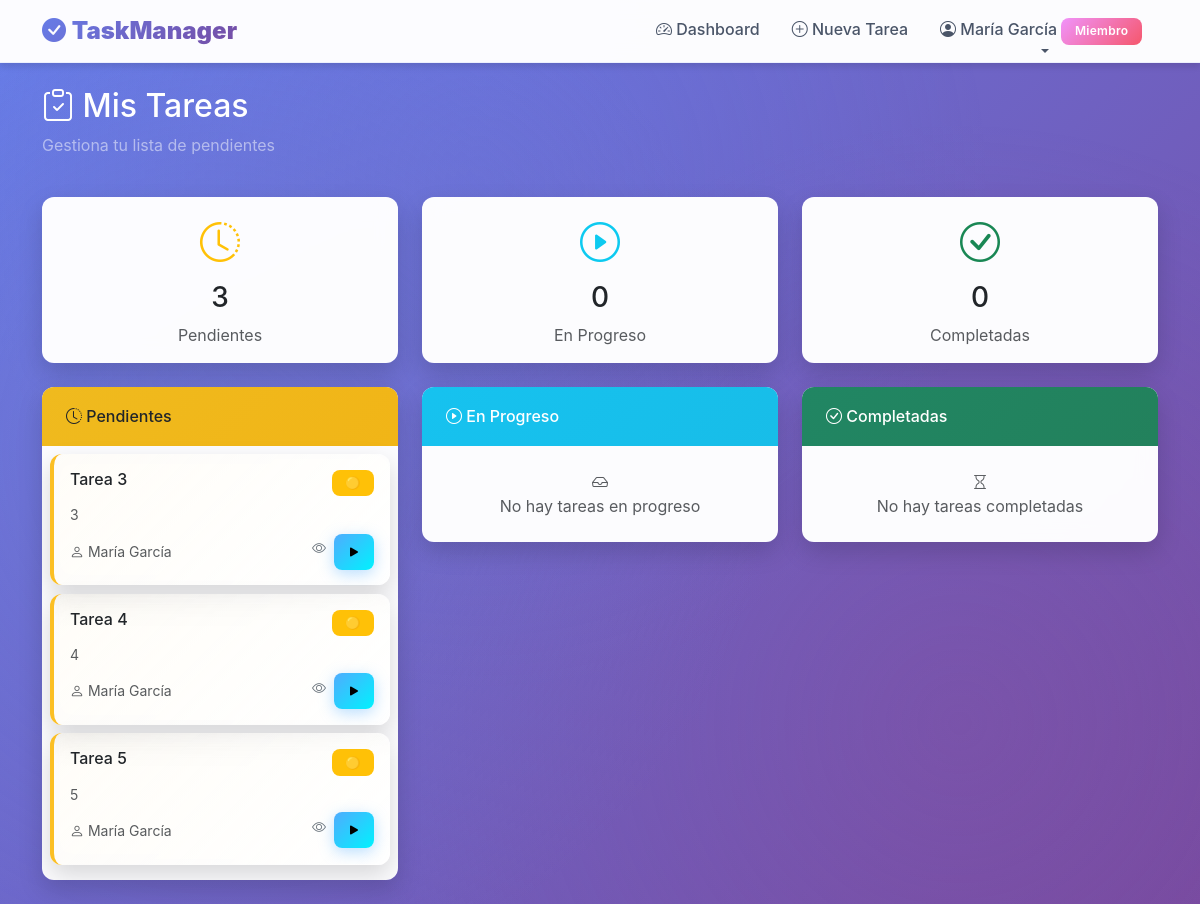
Page /dashboard (signed in) on the committed database.
### app.py (models this page shows)
class User(db.Model):
    id = db.Column(db.Integer, primary_key=True)
    username = db.Column(db.String(80), unique=True, nullable=False)
    password = db.Column(db.String(200), nullable=False)
    role = db.Column(db.String(20), nullable=False)  # 'lider' o 'miembro'
    nombre = db.Column(db.String(100), nullable=False)
    tasks_created = db.relationship('Task', backref='creador', foreign_keys='Task.created_by')
    tasks_assigned = db.relationship('Task', backref='asignado', foreign_keys='Task.assigned_to')

class Task(db.Model):
    id = db.Column(db.Integer, primary_key=True)
    titulo = db.Column(db.String(200), nullable=False)
    descripcion = db.Column(db.Text)
    estado = db.Column(db.String(20), default='pendiente')  # 'pendiente', 'en_progreso', 'completada'
    prioridad = db.Column(db.String(20), default='media')  # 'baja', 'media', 'alta', 'urgente'
    archivo = db.Column(db.String(300))  # Ruta del archivo adjunto
    nombre_archivo = db.Column(db.String(300))  # Nombre original del archivo
    created_by = db.Column(db.Integer, db.ForeignKey('user.id'), nullable=False)
    assigned_to = db.Column(db.Integer, db.ForeignKey('user.id'))
    fecha_creacion = db.Column(db.DateTime, default=datetime.utcnow)
    fecha_completada = db.Column(db.DateTime)

### app.py (the view)
@app.route('/dashboard')
@login_required
def dashboard():
    user = User.query.get(session['user_id'])
    if user.role == 'lider':
        mis_tareas = Task.query.filter_by(created_by=user.id).all()
        tareas_asignadas = Task.query.filter_by(assigned_to=user.id).all()
        miembros = User.query.filter_by(role='miembro').all()
        return render_template('dashboard_lider.html',
                             mis_tareas=mis_tareas,
                             tareas_asignadas=tareas_asignadas,
                             miembros=miembros)
    else:
        mis_tareas = Task.query.filter_by(assigned_to=user.id).all()
        return render_template('dashboard_miembro.html', mis_tareas=mis_tareas)

### templates/dashboard_miembro.html (shortened to what this page needs)
{% extends "base.html" %}
{% block content %}
<div class="row mb-4">
    <div class="col">
        <h2 class="text-white"><i class="bi bi-clipboard-check"></i> Mis Tareas</h2>
        <p class="text-white-50">Gestiona tu lista de pendientes</p>
    </div>
</div>
<div class="row mb-4">
    <div class="col-md-4">
        <div class="card text-center">
            <div class="card-body">
                <i class="bi bi-clock-history text-warning" style="font-size: 2.5rem;"></i>
                <h3 class="mt-2">{{ mis_tareas|selectattr('estado', 'equalto', 'pendiente')|list|length }}</h3>
                <p class="text-muted mb-0">Pendientes</p>
            </div>
        </div>
    </div>
    <div class="col-md-4">
        <div class="card text-center">
            <div class="card-body">
                <i class="bi bi-play-circle text-info" style="font-size: 2.5rem;"></i>
                <h3 class="mt-2">{{ mis_tareas|selectattr('estado', 'equalto', 'en_progreso')|list|length }}</h3>
                <p class="text-muted mb-0">En Progreso</p>
            </div>
        </div>
    </div>
    <div class="col-md-4">
        <div class="card text-center">
            <div class="card-body">
                <i class="bi bi-check-circle text-success" style="font-size: 2.5rem;"></i>
                <h3 class="mt-2">{{ mis_tareas|selectattr('estado', 'equalto', 'completada')|list|length }}</h3>
                <p class="text-muted mb-0">Completadas</p>
            </div>
        </div>
    </div>
</div>
<div class="row">
    {% if mis_tareas %}
        <div class="col-md-4 mb-4">
            <div class="card">
                <div class="card-header bg-warning text-dark">
                    <h6 class="mb-0"><i class="bi bi-clock-history"></i> Pendientes</h6>
                </div>
                <div class="card-body p-2">
                    {% for tarea in mis_tareas if tarea.estado == 'pendiente' %}
                    <div class="card task-card task-pendiente mb-2">
                        <div class="card-body p-3">
                            <div class="d-flex justify-content-between align-items-start mb-2">
                                <h6 class="mb-0">
                                    <a href="{{ url_for('detalle_tarea', id=tarea.id) }}"
                                       class="text-decoration-none text-dark">
                                        {{ tarea.titulo }}
                                    </a>
                                </h6>
                                {% if tarea.prioridad %}
                                <span class="badge bg-{{ 'success' if tarea.prioridad == 'baja' else 'warning' if tarea.prioridad == 'media' else 'danger' if tarea.prioridad == 'alta' else 'dark' }}">
                                    {{ '🟢' if tarea.prioridad == 'baja' else '🟡' if tarea.prioridad == 'media' else '🟠' if tarea.prioridad == 'alta' else '🔴' }}
                                </span>
                                {% endif %}
                            </div>
                            <p class="text-muted small mb-2">{{ tarea.descripcion[:60] if tarea.descripcion else 'Sin descripción' }}{% if tarea.descripcion and tarea.descripcion|length > 60 %}...{% endif %}</p>
                            <div class="d-flex justify-content-between align-items-center">
                                <small class="text-muted">
                                    <i class="bi bi-person"></i> {{ tarea.creador.nombre }}
                                </small>
                                <div class="btn-group btn-group-sm">
                                    <a href="{{ url_for('detalle_tarea', id=tarea.id) }}" class="btn btn-outline-secondary" title="Ver detalle">
                                        <i class="bi bi-eye"></i>
                                    </a>
                                    <form method="POST" action="{{ url_for('actualizar_estado_tarea', id=tarea.id) }}" style="display: inline;">
                                        <button type="submit" class="btn btn-info" title="Iniciar">
                                            <i class="bi bi-play-fill"></i>
                                        </button>
                                    </form>
                                </div>
                            </div>
                        </div>
                    </div>
                    {% else %}
                    <p class="text-muted text-center py-3 mb-0">
                        <i class="bi bi-check-circle"></i><br>
                        No hay tareas pendientes
                    </p>
                    {% endfor %}
                </div>
            </div>
        </div>
        <div class="col-md-4 mb-4">
            <div class="card">
                <div class="card-header bg-info text-white">
                    <h6 class="mb-0"><i class="bi bi-play-circle"></i> En Progreso</h6>
                </div>
                <div class="card-body p-2">
                    {% for tarea in mis_tareas if tarea.estado == 'en_progreso' %}
                    <div class="card task-card task-en_progreso mb-2">
                        <div class="card-body p-3">
                            <div class="d-flex justify-content-between align-items-start mb-2">
                                <h6 class="mb-0">
                                    <a href="{{ url_for('detalle_tarea', id=tarea.id) }}"
                                       class="text-decoration-none text-dark">
                                        {{ tarea.titulo }}
                                    </a>
                                </h6>
                                {% if tarea.prioridad %}
                                <span class="badge bg-{{ 'success' if tarea.prioridad == 'baja' else 'warning' if tarea.prioridad == 'media' else 'danger' if tarea.prioridad == 'alta' else 'dark' }}">
                                    {{ '🟢' if tarea.prioridad == 'baja' else '🟡' if tarea.prioridad == 'media' else '🟠' if tarea.prioridad == 'alta' else '🔴' }}
                                </span>
                                {% endif %}
                            </div>
                            <p class="text-muted small mb-2">{{ tarea.descripcion[:60] if tarea.descripcion else 'Sin descripción' }}{% if tarea.descripcion and tarea.descripcion|length > 60 %}...{% endif %}</p>
                            {% if tarea.archivo %}
                            <div class="mb-2">
                                <span class="badge bg-light text-dark">
                                    <i class="bi bi-paperclip"></i> Adjunto
                                </span>
                            </div>
                            {% endif %}
                            <div class="d-flex justify-content-between align-items-center">
                                <small class="text-muted">
                                    <i class="bi bi-person"></i> {{ tarea.creador.nombre }}
                                </small>
                                <div class="btn-group btn-group-sm">
                                    <a href="{{ url_for('detalle_tarea', id=tarea.id) }}" class="btn btn-outline-secondary" title="Ver detalle">
                                        <i class="bi bi-eye"></i>
                                    </a>
                                    <form method="POST" action="{{ url_for('actualizar_estado_tarea', id=tarea.id) }}" style="display: inline;">
                                        <input type="hidden" name="estado" value="pendiente">
                                        <button type="submit" class="btn btn-warning" title="Volver a pendiente">
                                            <i class="bi bi-arrow-left"></i>
                                        </button>
                                    </form>
                                    <form method="POST" action="{{ url_for('actualizar_estado_tarea', id=tarea.id) }}" style="display: inline;">
                                        <input type="hidden" name="estado" value="completada">
                                        <button type="submit" class="btn btn-success" title="Completar">
                                            <i class="bi bi-check-lg"></i>
                                        </button>
                                    </form>
                                </div>
                            </div>
                        </div>
                    </div>
                    {% else %}
                    <p class="text-muted text-center py-3 mb-0">
                        <i class="bi bi-inbox"></i><br>
                        No hay tareas en progreso
                    </p>
                    {% endfor %}
                </div>
            </div>
        </div>
        <div class="col-md-4 mb-4">
            <div class="card">
                <div class="card-header bg-success text-white">
                    <h6 class="mb-0"><i class="bi bi-check-circle"></i> Completadas</h6>
                </div>
                <div class="card-body p-2">
                    {% for tarea in mis_tareas if tarea.estado == 'completada' %}
                    <div class="card task-card task-completada mb-2">
                        <div class="card-body p-3">
                            <div class="d-flex justify-content-between align-items-start mb-2">
                                <h6 class="mb-0">
                                    <a href="{{ url_for('detalle_tarea', id=tarea.id) }}"
                                       class="text-decoration-none text-muted text-decoration-line-through">
                                        {{ tarea.titulo }}
                                    </a>
                                </h6>
                                {% if tarea.prioridad %}
                                <span class="badge bg-secondary">
                                    {{ '🟢' if tarea.prioridad == 'baja' else '🟡' if tarea.prioridad == 'media' else '🟠' if tarea.prioridad == 'alta' else '🔴' }}
                                </span>
                                {% endif %}
                            </div>
                            <p class="text-muted small mb-2">{{ tarea.descripcion[:60] if tarea.descripcion else 'Sin descripción' }}{% if tarea.descripcion and tarea.descripcion|length > 60 %}...{% endif %}</p>
                            {% if tarea.archivo %}
                            <div class="mb-2">
                                <span class="badge bg-light text-dark">
                                    <i class="bi bi-paperclip"></i> Adjunto
                                </span>
                            </div>
                            {% endif %}
                            <div class="d-flex justify-content-between align-items-center">
                                <small class="text-muted">
                                    <i class="bi bi-calendar-check"></i>
                                    {% if tarea.fecha_completada %}
                                        {{ tarea.fecha_completada.strftime('%d/%m/%Y') }}
                                    {% endif %}
                                </small>
                                <div class="btn-group btn-group-sm">
                                    <a href="{{ url_for('detalle_tarea', id=tarea.id) }}" class="btn btn-outline-secondary" title="Ver detalle">
                                        <i class="bi bi-eye"></i>
                                    </a>
                                    <form method="POST" action="{{ url_for('actualizar_estado_tarea', id=tarea.id) }}" style="display: inline;">
                                        <input type="hidden" name="estado" value="en_progreso">
                                        <button type="submit" class="btn btn-outline-secondary" title="Reabrir">
                                            <i class="bi bi-arrow-counterclockwise"></i>
                                        </button>
                                    </form>
                                </div>
                            </div>
                        </div>
                    </div>
                    {% else %}
                    <p class="text-muted text-center py-3 mb-0">
                        <i class="bi bi-hourglass"></i><br>
                        No hay tareas completadas
                    </p>
                    {% endfor %}
                </div>
            </div>
        </div>
    {% endif %}
</div>
{% endblock %}

### templates/base.html (shortened to what this page needs)
<!DOCTYPE html>
<html lang="es">
<head>
    <link href="https://cdn.jsdelivr.net/npm/bootstrap@5.3.0/dist/css/bootstrap.min.css" rel="stylesheet">
    <link rel="stylesheet" href="https://cdn.jsdelivr.net/npm/bootstrap-icons@1.11.0/font/bootstrap-icons.css">
</head>
<body>
    {% if session.user_id %}
    <nav class="navbar navbar-expand-lg navbar-custom mb-4">
        <div class="container">
            <a class="navbar-brand" href="{{ url_for('dashboard') }}">
                <i class="bi bi-check-circle-fill text-primary"></i>
                <strong>TaskManager</strong>
            </a>
            <div class="collapse navbar-collapse" id="navbarNav">
                <ul class="navbar-nav ms-auto">
                    <li class="nav-item">
                        <a class="nav-link" href="{{ url_for('dashboard') }}">
                            <i class="bi bi-speedometer2"></i> Dashboard
                        </a>
                    </li>
                    <li class="nav-item">
                        <a class="nav-link" href="{{ url_for('crear_tarea') }}">
                            <i class="bi bi-plus-circle"></i> Nueva Tarea
                        </a>
                    </li>
                    <li class="nav-item dropdown">
                        <a class="nav-link dropdown-toggle" href="#" role="button" data-bs-toggle="dropdown">
                            <i class="bi bi-person-circle"></i> {{ session.nombre }}
                            {% if session.role == 'lider' %}
                            <span class="badge badge-lider">Líder</span>
                            {% else %}
                            <span class="badge badge-miembro">Miembro</span>
                            {% endif %}
                        </a>
                    </li>
                </ul>
            </div>
        </div>
    </nav>
    {% endif %}
    <div class="container">
        {% block content %}{% endblock %}
    </div>
</body>
</html>

### rows in the picture
User: nombre "María García"
Task: titulo "Tarea 3", prioridad "🟡", descripcion "3", creador.nombre "María García"
Task: titulo "Tarea 4", prioridad "🟡", descripcion "4", creador.nombre "María García"
Task: titulo "Tarea 5", prioridad "🟡", descripcion "5", creador.nombre "María García"

### other values in the picture
{{ mis_tareas|selectattr('estado', 'equalto', 'pendiente')|list|length }} "3"
{{ mis_tareas|selectattr('estado', 'equalto', 'en_progreso')|list|length }} "0"
{{ mis_tareas|selectattr('estado', 'equalto', 'completada')|list|length }} "0"
